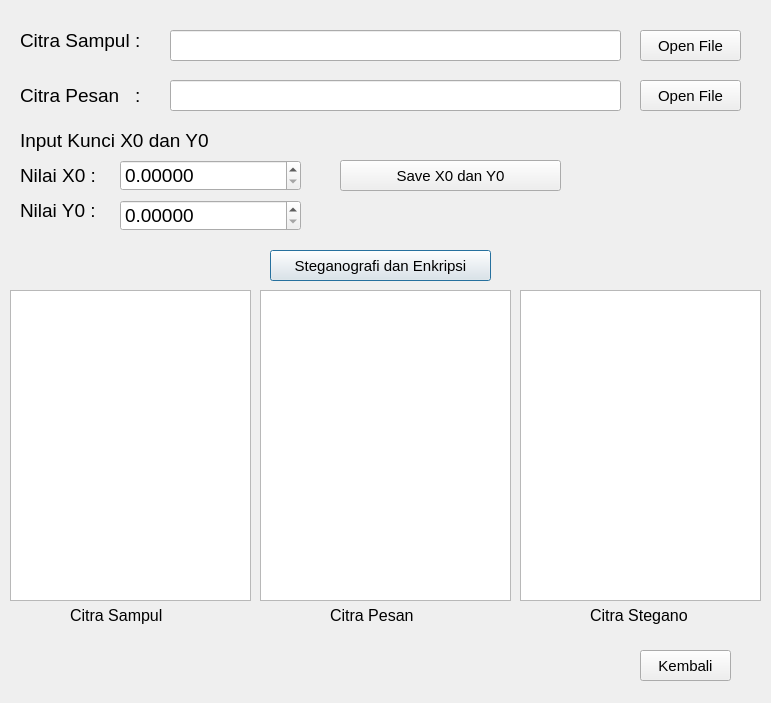
<?xml version="1.0" encoding="UTF-8"?>
<ui version="4.0">
 <class>InputSteganografiDanEnkripsi</class>
 <widget class="QDialog" name="InputSteganografiDanEnkripsi">
  <property name="geometry">
   <rect>
    <x>0</x>
    <y>0</y>
    <width>771</width>
    <height>703</height>
   </rect>
  </property>
  <property name="windowTitle">
   <string>Input Steganografi dan Enkripsi</string>
  </property>
  <widget class="QLineEdit" name="citraPesanPath">
   <property name="geometry">
    <rect>
     <x>170</x>
     <y>80</y>
     <width>451</width>
     <height>31</height>
    </rect>
   </property>
  </widget>
  <widget class="QGraphicsView" name="citraPesanView">
   <property name="geometry">
    <rect>
     <x>260</x>
     <y>290</y>
     <width>251</width>
     <height>311</height>
    </rect>
   </property>
  </widget>
  <widget class="QPushButton" name="btnEnkripsiDanStegano">
   <property name="geometry">
    <rect>
     <x>270</x>
     <y>250</y>
     <width>221</width>
     <height>31</height>
    </rect>
   </property>
   <property name="font">
    <font>
     <pointsize>11</pointsize>
    </font>
   </property>
   <property name="text">
    <string>Steganografi dan Enkripsi</string>
   </property>
  </widget>
  <widget class="QLabel" name="lblCitraSampul">
   <property name="geometry">
    <rect>
     <x>20</x>
     <y>20</y>
     <width>141</width>
     <height>41</height>
    </rect>
   </property>
   <property name="font">
    <font>
     <pointsize>14</pointsize>
    </font>
   </property>
   <property name="text">
    <string>Citra Sampul :</string>
   </property>
  </widget>
  <widget class="QLabel" name="lblInputKunciX0Y0">
   <property name="geometry">
    <rect>
     <x>20</x>
     <y>125</y>
     <width>251</width>
     <height>31</height>
    </rect>
   </property>
   <property name="font">
    <font>
     <pointsize>14</pointsize>
    </font>
   </property>
   <property name="text">
    <string>Input Kunci X0 dan Y0</string>
   </property>
  </widget>
  <widget class="QLabel" name="lblNilaiX0">
   <property name="geometry">
    <rect>
     <x>20</x>
     <y>160</y>
     <width>91</width>
     <height>31</height>
    </rect>
   </property>
   <property name="font">
    <font>
     <pointsize>14</pointsize>
    </font>
   </property>
   <property name="text">
    <string>Nilai X0 :</string>
   </property>
  </widget>
  <widget class="QPushButton" name="btnCitraSampul">
   <property name="geometry">
    <rect>
     <x>640</x>
     <y>30</y>
     <width>101</width>
     <height>31</height>
    </rect>
   </property>
   <property name="font">
    <font>
     <pointsize>11</pointsize>
    </font>
   </property>
   <property name="text">
    <string>Open File</string>
   </property>
  </widget>
  <widget class="QPushButton" name="btnCitraPesan">
   <property name="geometry">
    <rect>
     <x>640</x>
     <y>80</y>
     <width>101</width>
     <height>31</height>
    </rect>
   </property>
   <property name="font">
    <font>
     <pointsize>11</pointsize>
    </font>
   </property>
   <property name="text">
    <string>Open File</string>
   </property>
  </widget>
  <widget class="QDoubleSpinBox" name="doubleSpinBoxY0">
   <property name="geometry">
    <rect>
     <x>120</x>
     <y>200</y>
     <width>181</width>
     <height>31</height>
    </rect>
   </property>
   <property name="font">
    <font>
     <pointsize>14</pointsize>
    </font>
   </property>
   <property name="decimals">
    <number>5</number>
   </property>
   <property name="maximum">
    <double>1.000000000000000</double>
   </property>
   <property name="singleStep">
    <double>0.000010000000000</double>
   </property>
  </widget>
  <widget class="QDoubleSpinBox" name="doubleSpinBoxX0">
   <property name="geometry">
    <rect>
     <x>120</x>
     <y>160</y>
     <width>181</width>
     <height>31</height>
    </rect>
   </property>
   <property name="font">
    <font>
     <pointsize>14</pointsize>
    </font>
   </property>
   <property name="decimals">
    <number>5</number>
   </property>
   <property name="maximum">
    <double>1.000000000000000</double>
   </property>
   <property name="singleStep">
    <double>0.000010000000000</double>
   </property>
  </widget>
  <widget class="QLineEdit" name="citraSampulPath">
   <property name="geometry">
    <rect>
     <x>170</x>
     <y>30</y>
     <width>451</width>
     <height>31</height>
    </rect>
   </property>
  </widget>
  <widget class="QLabel" name="lblCitraPesan">
   <property name="geometry">
    <rect>
     <x>20</x>
     <y>80</y>
     <width>141</width>
     <height>31</height>
    </rect>
   </property>
   <property name="font">
    <font>
     <pointsize>14</pointsize>
    </font>
   </property>
   <property name="text">
    <string>Citra Pesan   :</string>
   </property>
  </widget>
  <widget class="QPushButton" name="btnKembali">
   <property name="geometry">
    <rect>
     <x>640</x>
     <y>650</y>
     <width>91</width>
     <height>31</height>
    </rect>
   </property>
   <property name="font">
    <font>
     <pointsize>11</pointsize>
    </font>
   </property>
   <property name="text">
    <string>Kembali</string>
   </property>
  </widget>
  <widget class="QLabel" name="lblNilaiY0">
   <property name="geometry">
    <rect>
     <x>20</x>
     <y>200</y>
     <width>91</width>
     <height>21</height>
    </rect>
   </property>
   <property name="font">
    <font>
     <pointsize>14</pointsize>
    </font>
   </property>
   <property name="text">
    <string>Nilai Y0 :</string>
   </property>
  </widget>
  <widget class="QGraphicsView" name="citraSteganoView">
   <property name="geometry">
    <rect>
     <x>520</x>
     <y>290</y>
     <width>241</width>
     <height>311</height>
    </rect>
   </property>
  </widget>
  <widget class="QGraphicsView" name="citraSampulView">
   <property name="geometry">
    <rect>
     <x>10</x>
     <y>290</y>
     <width>241</width>
     <height>311</height>
    </rect>
   </property>
  </widget>
  <widget class="QLabel" name="lblCitraSampulView">
   <property name="geometry">
    <rect>
     <x>70</x>
     <y>600</y>
     <width>121</width>
     <height>31</height>
    </rect>
   </property>
   <property name="font">
    <font>
     <pointsize>12</pointsize>
    </font>
   </property>
   <property name="text">
    <string>Citra Sampul</string>
   </property>
  </widget>
  <widget class="QLabel" name="lblCitraPesanView">
   <property name="geometry">
    <rect>
     <x>330</x>
     <y>600</y>
     <width>101</width>
     <height>31</height>
    </rect>
   </property>
   <property name="font">
    <font>
     <pointsize>12</pointsize>
    </font>
   </property>
   <property name="text">
    <string>Citra Pesan</string>
   </property>
  </widget>
  <widget class="QLabel" name="lblCitraStego">
   <property name="geometry">
    <rect>
     <x>590</x>
     <y>600</y>
     <width>121</width>
     <height>31</height>
    </rect>
   </property>
   <property name="font">
    <font>
     <pointsize>12</pointsize>
    </font>
   </property>
   <property name="text">
    <string>Citra Stegano</string>
   </property>
  </widget>
  <widget class="QPushButton" name="btnsavex0y0">
   <property name="geometry">
    <rect>
     <x>340</x>
     <y>160</y>
     <width>221</width>
     <height>31</height>
    </rect>
   </property>
   <property name="font">
    <font>
     <pointsize>11</pointsize>
    </font>
   </property>
   <property name="text">
    <string>Save X0 dan Y0</string>
   </property>
  </widget>
 </widget>
 <resources/>
 <connections/>
</ui>
